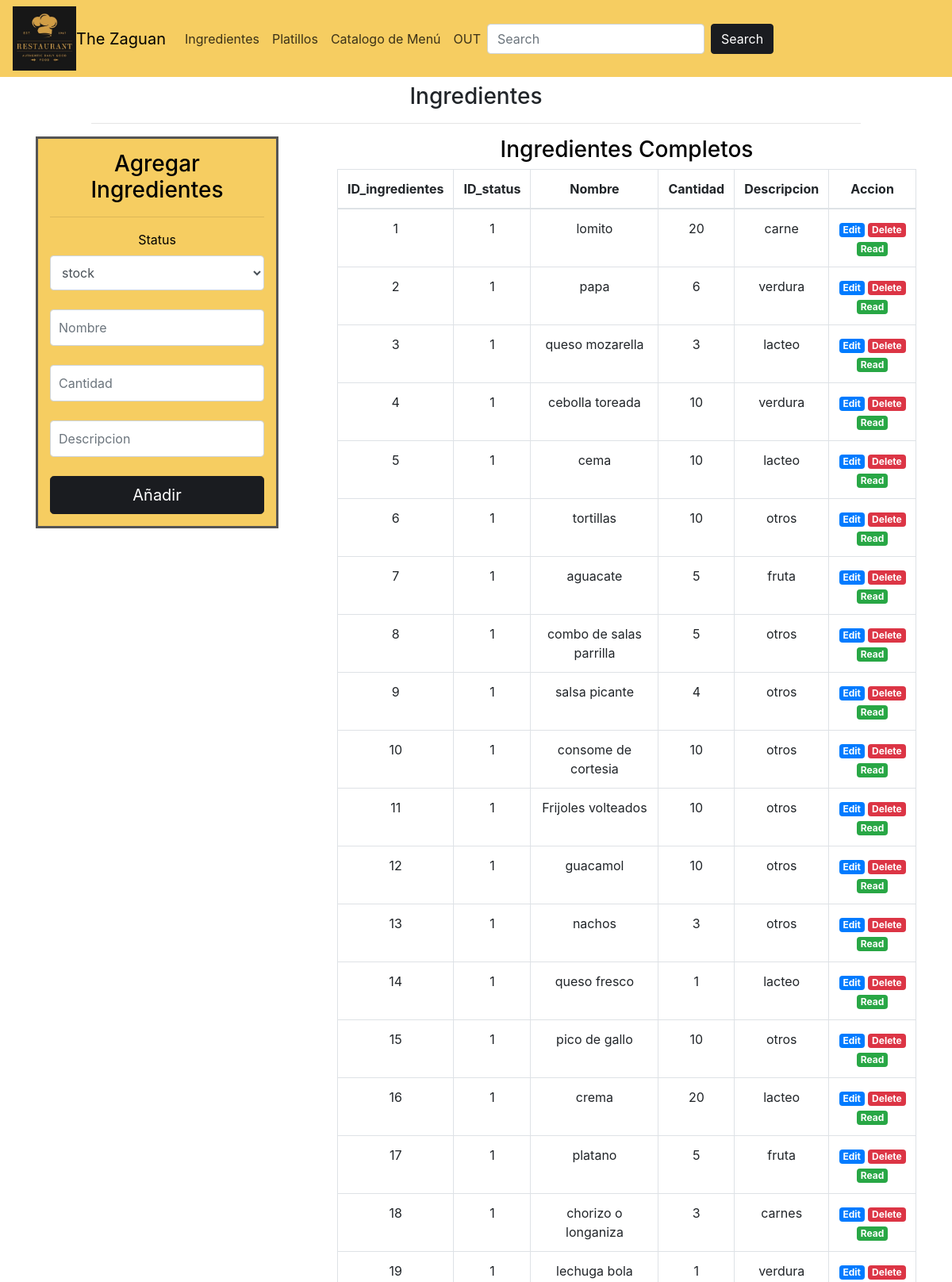
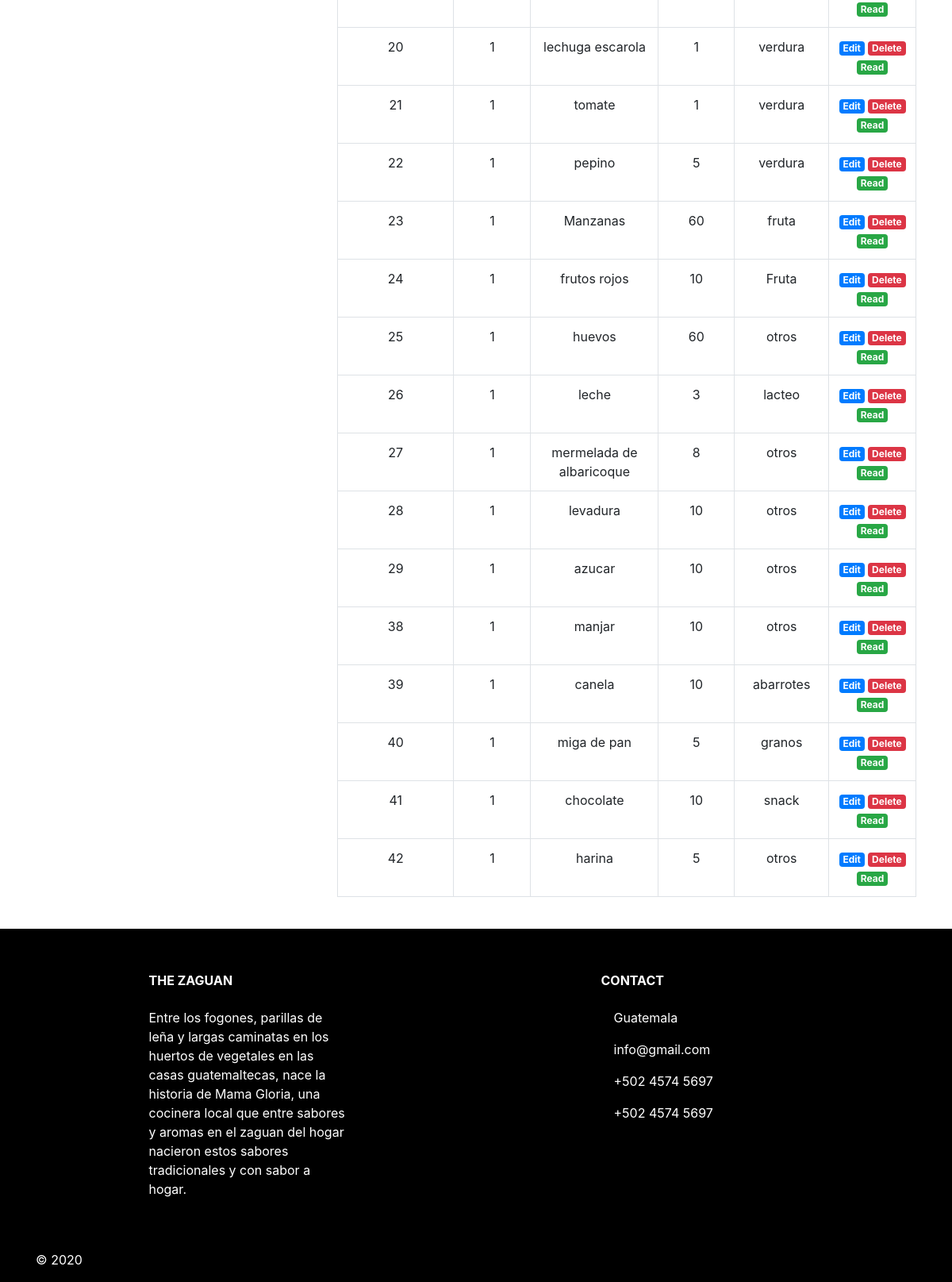
The page /ingredientes/ingredientes.php (signed in) on the database its author committed (2 pictures, top to bottom).
### tables this page shows
CREATE TABLE `ingredientes` (
  `ID_ingredientes` int(11) NOT NULL,
  `ID_status` int(11) NOT NULL,
  `Nombre` varchar(50) NOT NULL,
  `Cantidad` int(11) NOT NULL,
  `Descripcion` varchar(50) NOT NULL
);

### ingredientes/ingredientes.php (the view, shortened to what this page needs)
<?php
require_once '../conexion/conexion.php';
?>
<!doctype html>
<html lang="en">
  <head>
    <link href="../sass/style.css" rel="stylesheet">
    <link rel="stylesheet" href="https://stackpath.bootstrapcdn.com/bootstrap/4.3.1/css/bootstrap.min.css">
  </head>
  <body class="text-center">
    <header>
    <nav class="navbar navbar-expand-xl navbar_intems " id="l"> <img src="../img/Logo.JPG" alt=80px width="80px"><a class="navbar-brand" href="#">The Zaguan</a>
           <div class="collapse navbar-collapse" id="navbarNavAltMarkup">
            <div class="navbar-nav"> <a class="nav-item nav-link active" href="../ingredientes/ingredientes.php">Ingredientes <span class="sr-only">(current)</span></a>
               <a class="nav-item nav-link" href="../platillos/platillos.php">Platillos</a> <a class="nav-item nav-link" href="#">Catalogo de Menú</a>
               <a class="nav-item nav-link" href="../paginas/logout.php"> OUT</a>
                <form class="form-inline my-2 my-lg-0" metho="GET" >
                <input class="form-control mr-sm-2"  name="search" type="search" placeholder="Search" aria-label="Search">
                <input type="submit" name="submit" value="Search" class="btn btn-outline-success my-2 my-sm-0" id="primary">
                </form>
                <a class="nav-item nav-link disabled" href="#"></a> </div> </div> </nav>
              <nav>
                <div class ="container-fluid">
                  <div class="row justify-content-center">
                    <div class= "col-md-10">
                      <h3 class="text-center mt-2"> Ingredientes </h3>
                      <hr>
                    </div>
                  </div>
                </div>
              </nav>
    </header>
   <section id="n1">
      <div class= "container">
      <div class="row">
          <div class="col-md-3">
          <form action="insert.php" method="post" class="form-signin" id="form">
                <h3 class="text-center"> Agregar Ingredientes </h3>
                <hr>
                <label class="">Status</label>
                <br>
                <?php $res = $mysqli->query("SELECT * FROM estatus limit 2");
                          $res2= mysqli_num_rows($res);
                    ?>
                    <select name="ID_status" class="form-control">
                      <?php
                             if($res2 > 0){
                               while($ID_status = mysqli_fetch_array($res)){
                      ?>
                      <option value="<?php echo $ID_status['ID_status']?>"><?php echo $ID_status['status']?></option>
                      <?php
                               }
                              }
                      ?>
                    </select>
                <br>
                <input type="text" name="Nombre" id="Nombre" class="form-control" placeholder="Nombre">
                <br>
                <input type="text" name="Cantidad" id="Cantidad" class="form-control" placeholder="Cantidad">
                <br>
                <input type="text" name="Descripcion" id="Descripcion" class="form-control" placeholder="Descripcion">
                <br>
                <input type="submit" name="insert" value="Añadir" class="btn btn-lg btn-primary btn-block" id="primary">
          </div>
          <div class="col-1">
          </div>
          <div class="col-md-8">
          <h3 class="text-center"> Ingredientes Completos </h3>
          <div class=" table-responsive-md">
            <table class="table table-bordered table-hover">
            <thead>
                <tr>
                  <th>ID_ingredientes</th>
                  <th>ID_status</th>
                  <th>Nombre</th>
                  <th>Cantidad</th>
                  <th>Descripcion</th>
                  <th>Accion</th>
                </tr>
            </thead>
            <tbody>
              <?php
                include '../conexion/conexion.php';
                if(isset($_GET['submit'])){
                  $nombre = $_GET['search'];
                  $result=$mysqli->query("SELECT * FROM ingredientes where nombre = '$nombre'");
                  }else {
                    $result = $mysqli->query("SELECT * FROM ingredientes") or die($mysqli->error);
                  }
                while ($row = mysqli_fetch_assoc($result)){
              ?>
              <tr>
                <td><?php echo $row['ID_ingredientes']?></td>
                <td><?php echo $row['ID_status']?></td>
                <td><?php echo $row['Nombre']?></td>
                <td><?php echo $row['Cantidad']?></td>
                <td><?php echo $row['Descripcion']?></td>
                <td>
                <a href="update.php?edit=<?php echo $row['ID_ingredientes']?> " class="badge badge-primary">Edit</a>
                <a href="delet.php?delete=<?php echo $row['ID_ingredientes']?>" class="badge badge-danger">Delete</a>
                <a href="read.php?read=<?php echo $row['ID_ingredientes']?> " class="badge badge-success">Read</a>
                </td>
              </tr>
                <?php }?>
            </tbody>
            </table>
          </div>
         </div>
        </div>
        <br>
    </section>
  <footer class="page-footer font-small mdb-color pt-4" id="f">
      <div class="container text-center text-md-left">
        <div class="row text-center text-md-left mt-3 pb-3">
          <div class="col-md-3 col-lg-3 col-xl-3 mx-auto mt-3">
            <h6 class="text-uppercase mb-4 font-weight-bold">The Zaguan</h6>
            <p>Entre los fogones, parillas de leña y largas caminatas en los huertos de vegetales en las casas guatemaltecas,
              nace la historia de Mama Gloria, una cocinera local que entre sabores y aromas en el zaguan del hogar nacieron
              estos sabores tradicionales y con sabor a hogar.</p>
          </div>
          <div class="col-md-4 col-lg-3 col-xl-3 mx-auto mt-3">
            <h6 class="text-uppercase mb-4 font-weight-bold">Contact</h6>
            <p>
              <i class="fas fa-home mr-3"></i> Guatemala</p>
            <p>
              <i class="fas fa-envelope mr-3"></i> info@gmail.com</p>
            <p>
              <i class="fas fa-phone mr-3"></i> +502 4574 5697</p>
            <p>
              <i class="fas fa-print mr-3"></i> +502 4574 5697</p>
          </div>
        </div>
        <hr>
        <div class="row d-flex align-items-center">
          <div class="col-md-3 col-lg-4">
            <p class="text-center text-md-left">© 2020
            </p>
          </div>
      </div>
    </footer>
  </body>
</html>

### sass/style.css (style rules this page uses)
.navbar-brand { color: black; }
.navbar-nav .nav-link { color: rgba(0, 0, 0, 0.76); }
#n1 { color: black; background-color: #fff; }
.align-items-center { -webkit-box-align: center; -ms-flex-align: center; align-items: center; }
#f { background-color: black; color: #fff; }
#primary { color: #fff; background-color: #1a1c20; border-color: #1a1c20; }
#l { background-color: #f6cd61; }
.form-signin { width: 120%; max-width: 700px; padding: 15px; border: 3px solid #555; margin: auto; -ms-flex-align: center; -webkit-box-align: center; align-items: center; }
.form-signin .form-control { position: relative; -webkit-box-sizing: border-box; box-sizing: border-box; height: auto; padding: 10px; font-size: 16px; }
#form { background-color: #f6cd61; }

### rows shown on the page
ingredientes: ID_ingredientes "1", ID_status "1", Nombre "lomito", Cantidad "20", Descripcion "carne"
ingredientes: ID_ingredientes "2", ID_status "1", Nombre "papa", Cantidad "6", Descripcion "verdura"
ingredientes: ID_ingredientes "3", ID_status "1", Nombre "queso mozarella", Cantidad "3", Descripcion "lacteo"
ingredientes: ID_ingredientes "4", ID_status "1", Nombre "cebolla toreada", Cantidad "10", Descripcion "verdura"
ingredientes: ID_ingredientes "5", ID_status "1", Nombre "cema", Cantidad "10", Descripcion "lacteo"
ingredientes: ID_ingredientes "6", ID_status "1", Nombre "tortillas", Cantidad "10", Descripcion "otros"
ingredientes: ID_ingredientes "7", ID_status "1", Nombre "aguacate", Cantidad "5", Descripcion "fruta"
ingredientes: ID_ingredientes "8", ID_status "1", Nombre "combo de salas parrilla", Cantidad "5", Descripcion "otros"
ingredientes: ID_ingredientes "9", ID_status "1", Nombre "salsa picante", Cantidad "4", Descripcion "otros"
ingredientes: ID_ingredientes "10", ID_status "1", Nombre "consome de cortesia", Cantidad "10", Descripcion "otros"
ingredientes: ID_ingredientes "11", ID_status "1", Nombre "Frijoles volteados", Cantidad "10", Descripcion "otros"
ingredientes: ID_ingredientes "12", ID_status "1", Nombre "guacamol", Cantidad "10", Descripcion "otros"
ingredientes: ID_ingredientes "13", ID_status "1", Nombre "nachos", Cantidad "3", Descripcion "otros"
ingredientes: ID_ingredientes "14", ID_status "1", Nombre "queso fresco", Cantidad "1", Descripcion "lacteo"
ingredientes: ID_ingredientes "15", ID_status "1", Nombre "pico de gallo", Cantidad "10", Descripcion "otros"
ingredientes: ID_ingredientes "16", ID_status "1", Nombre "crema", Cantidad "20", Descripcion "lacteo"
ingredientes: ID_ingredientes "17", ID_status "1", Nombre "platano", Cantidad "5", Descripcion "fruta"
ingredientes: ID_ingredientes "18", ID_status "1", Nombre "chorizo o longaniza", Cantidad "3", Descripcion "carnes"
ingredientes: ID_ingredientes "19", ID_status "1", Nombre "lechuga bola", Cantidad "1", Descripcion "verdura"
ingredientes: ID_ingredientes "20", ID_status "1", Nombre "lechuga escarola", Cantidad "1", Descripcion "verdura"
ingredientes: ID_ingredientes "21", ID_status "1", Nombre "tomate", Cantidad "1", Descripcion "verdura"
ingredientes: ID_ingredientes "22", ID_status "1", Nombre "pepino", Cantidad "5", Descripcion "verdura"
ingredientes: ID_ingredientes "23", ID_status "1", Nombre "Manzanas", Cantidad "60", Descripcion "fruta"
ingredientes: ID_ingredientes "24", ID_status "1", Nombre "frutos rojos", Cantidad "10", Descripcion "Fruta"
ingredientes: ID_ingredientes "25", ID_status "1", Nombre "huevos", Cantidad "60", Descripcion "otros"
ingredientes: ID_ingredientes "26", ID_status "1", Nombre "leche", Cantidad "3", Descripcion "lacteo"
ingredientes: ID_ingredientes "27", ID_status "1", Nombre "mermelada de albaricoque", Cantidad "8", Descripcion "otros"
ingredientes: ID_ingredientes "28", ID_status "1", Nombre "levadura", Cantidad "10", Descripcion "otros"
ingredientes: ID_ingredientes "29", ID_status "1", Nombre "azucar", Cantidad "10", Descripcion "otros"
ingredientes: ID_ingredientes "38", ID_status "1", Nombre "manjar", Cantidad "10", Descripcion "otros"
ingredientes: ID_ingredientes "39", ID_status "1", Nombre "canela", Cantidad "10", Descripcion "abarrotes"
ingredientes: ID_ingredientes "40", ID_status "1", Nombre "miga de pan", Cantidad "5", Descripcion "granos"
ingredientes: ID_ingredientes "41", ID_status "1", Nombre "chocolate", Cantidad "10", Descripcion "snack"
ingredientes: ID_ingredientes "42", ID_status "1", Nombre "harina", Cantidad "5", Descripcion "otros"

### other values the page prints
form field ID_status "stock"
